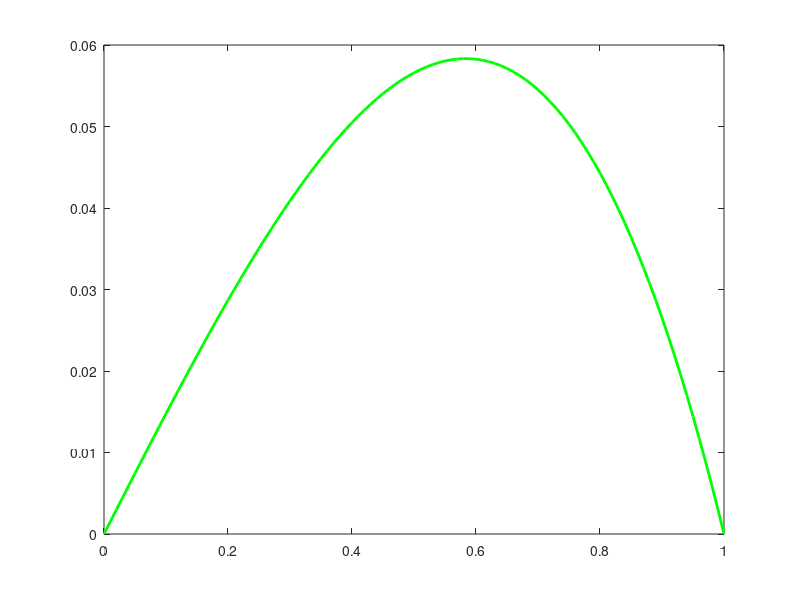

Source code (MATLAB): (Note: this script raises an error after producing the figure.)
clear
clf
clc

bc_R = 0;
bc_L = 0;

% Exact solution
xx = 0:0.01:1;
yy = (bc_L*exp(1)-bc_R+1)/(exp(1)-exp(-1))*exp(-xx)+(bc_R-bc_L*exp(-1)-1)/(exp(1)-exp(-1))*exp(xx)+xx;
plot(xx,yy,'g','linewidth',2)

tic
Ne = 2;         % Nr of elements
Nn = 2*Ne+1;      % Nr of nodes
L  = 1;         % length domain

% equidistant space
% x = linspace(0,L,Ne+1);
% one-sided refinement
ratio = 1/1;
x = elm_line1 (0,L,Ne,ratio);
h = diff(x);



elements = zeros(Ne,3);
elements(:,1) = (1:2:Nn-2)';
elements(:,2) = (2:2:Nn-1)';
elements(:,3) = (3:2:Nn)';

F = zeros(Nn,1);
K = zeros(Nn);
K_ll = zeros(Nn,1);
K_l  = zeros(Nn,1);
K_d  = zeros(Nn,1);
K_u  = zeros(Nn,1);
K_uu = zeros(Nn,1);

for k=1:Ne
    Kk11 = 2/15*h(k)+7/(3*h(k)); Kk12 = 1/15*h(k)-8/(3*h(k));  Kk13 = -1/30*h(k)+1/(3*h(k));
    Kk21 = Kk12;                 Kk22 = 8/15*h(k)+16/(3*h(k)); Kk23 = 1/15*h(k)-8/(3*h(k));
    Kk31 = Kk13;                 Kk32 = Kk23;                  Kk33 = 2/15*h(k)+7/(3*h(k));
%     
%     K_ll(2*k+1) = Kk31;
%     K_l(2*k)    = Kk21;
%     K_l(2*k+1)  = Kk32;
%     K_d(2*k-1)  = Kk11+K_d(2*k-1);
%     K_d(2*k)    = Kk22;
%     K_d(2*k+1)  = Kk33;
%     K_u(2*k-1)  = Kk12;
%     K_u(2*k)    = Kk23;
%     K_uu(2*k-1) = Kk13;

    K((2*k-1):(2*k+1),(2*k-1):(2*k+1)) = K((2*k-1):(2*k+1),(2*k-1):(2*k+1))+...
                                         [Kk11 Kk12 Kk13;
                                          Kk21 Kk22 Kk23;
                                          Kk31 Kk32 Kk33];

    Fk = h(k)/6*[x(k); 2*x(k)+2*x(k+1); x(k+1)];
    for i=1:3
        F(elements(k,i)) = F(elements(k,i))+Fk(i);
    end
end

F(2:3) = F(2:3)-bc_L*[Kk21;Kk31];

F(end-2:end-1) = F(end-2:end-1)-bc_R*[Kk13;Kk23];

A = K(2:end-1,2:end-1)\F(2:end-1);
% A = penta(Nn-2,K_d(2:end-1),K_u(2:end-1),K_uu(2:end-1),K_l(2:end-1),K_ll(2:end-1),F(2:end-1));
A = [bc_L;A;bc_R];

x_2 = (x(1:Ne)+x(2:Ne+1))/2;

X(1:2:Nn) = x;
X(2:2:Nn) = x_2;
toc

hold on
for k=1:Ne
YI = interp1(X((2*k-1):(2*k+1)),A((2*k-1):(2*k+1))',linspace(x(k),x(k+1),20),'spline');
plot(linspace(x(k),x(k+1),20),YI,'r','linewidth',2)
end


plot(X(2:2:Nn),A(2:2:Nn),'xk','linewidth',2)
plot(X(1:2:Nn),A(1:2:Nn),'sk','linewidth',2)
grid on